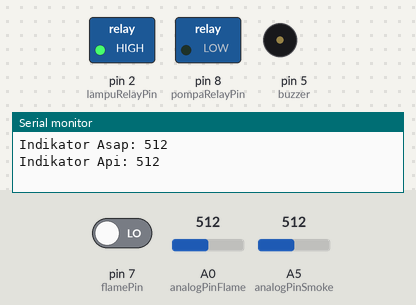
This sketch was run on a simulated Arduino Uno, built with avr-gcc and run on an emulated ATmega328P. On the bench: switched loads named in the sketch (green lamp = pin HIGH), buzzer (waves = sounding), the last lines printed to the serial monitor. The test bench sets the inputs (shaded band); at power-on: pin 7 (flamePin) LOW, A5 (analogPinSmoke) = 512, A0 (analogPinFlame) = 512.

Above: at 3.8 s.
3.9 s: pin 7 (flamePin) driven HIGH
At 9.5 s:
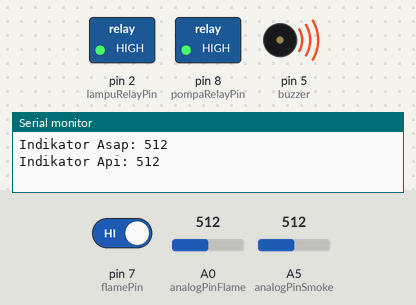
11.4 s: pin 7 (flamePin) driven LOW
At 13.6 s:
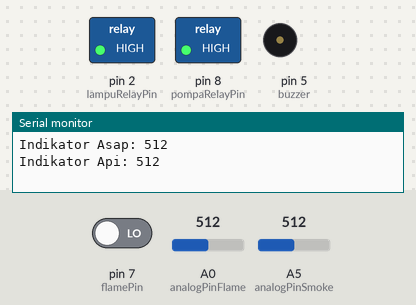
19.1 s: A5 (analogPinSmoke) set to 107
23.3 s: A5 (analogPinSmoke) set to 92
At 24.3 s:
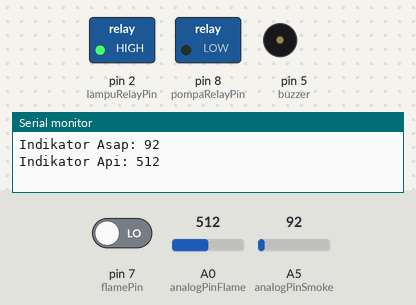
Timing chart, 0 to 26.3 s (numbered marks = the images above; inputs shaded):
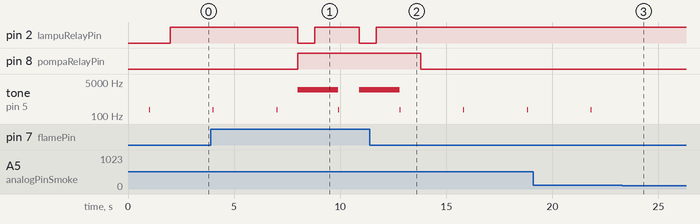

Measured:
- the behaviour switches between 101 and 100 on A5 (analogPinSmoke) (found by bisection; images 2 and 3)
- after the input at 3.9 s, pin 2 (lampuRelayPin): HIGH → LOW after 4.1 s, → HIGH 0.80 s later, → LOW 2.1 s later; pin 8 (pompaRelayPin): LOW → HIGH after 4.1 s
- after the input at 11.4 s, pin 2 (lampuRelayPin): goes on until 11.7 s, then stays HIGH; pin 8 (pompaRelayPin): HIGH → LOW after 2.4 s
- after the input at 23.3 s, tone on pin 5 (buzzer): stops changing and stays silent
- by itself, tone on pin 5 (buzzer): alternates 200 Hz for 0.01 s and silent for 3.0 s

The sketch:

pendeteksikebakaran.ino
```cpp
//sistem pendeteksi kebakaran ti-2a
int buzzer = 5;
int lampuRelayPin = 2;
int pompaRelayPin = 8;
int flamePin = 7;
int analogPinSmoke = A5;
int analogPinFlame = A0;
int analogValSmoke;
int analogValFlame;

int smokeThres = 100;

void setup() {
  pinMode(analogPinSmoke, INPUT);
  pinMode(flamePin, INPUT);
  pinMode(lampuRelayPin, OUTPUT);
  pinMode(pompaRelayPin, OUTPUT);
  pinMode(buzzer, OUTPUT);
  Serial.begin(9600);
}

void loop() {
  int flameSensor = digitalRead(flamePin);
  analogValSmoke = analogRead(analogPinSmoke);
  analogValFlame = analogRead(analogPinFlame);

  Serial.print("Indikator Asap: ");
  Serial.println(analogValSmoke);
  Serial.print("Indikator Api: ");
  Serial.println(analogValFlame);
  Serial.println(" ");
  delay(1000);

  if (analogValSmoke > smokeThres || flameSensor == HIGH){
    tone(buzzer, 200, 10);
    delay(1000);
  }
  if (analogValSmoke > smokeThres && flameSensor == HIGH){
    tone(buzzer, 2000);
    digitalWrite(pompaRelayPin, HIGH);
    digitalWrite(lampuRelayPin, LOW);
    delay(800);
    digitalWrite(lampuRelayPin, HIGH);
    delay(100);
  }
  else
  {
    digitalWrite(pompaRelayPin, LOW);
    digitalWrite(lampuRelayPin, HIGH);
    noTone(buzzer);
    delay(1000);
  }
}
```
